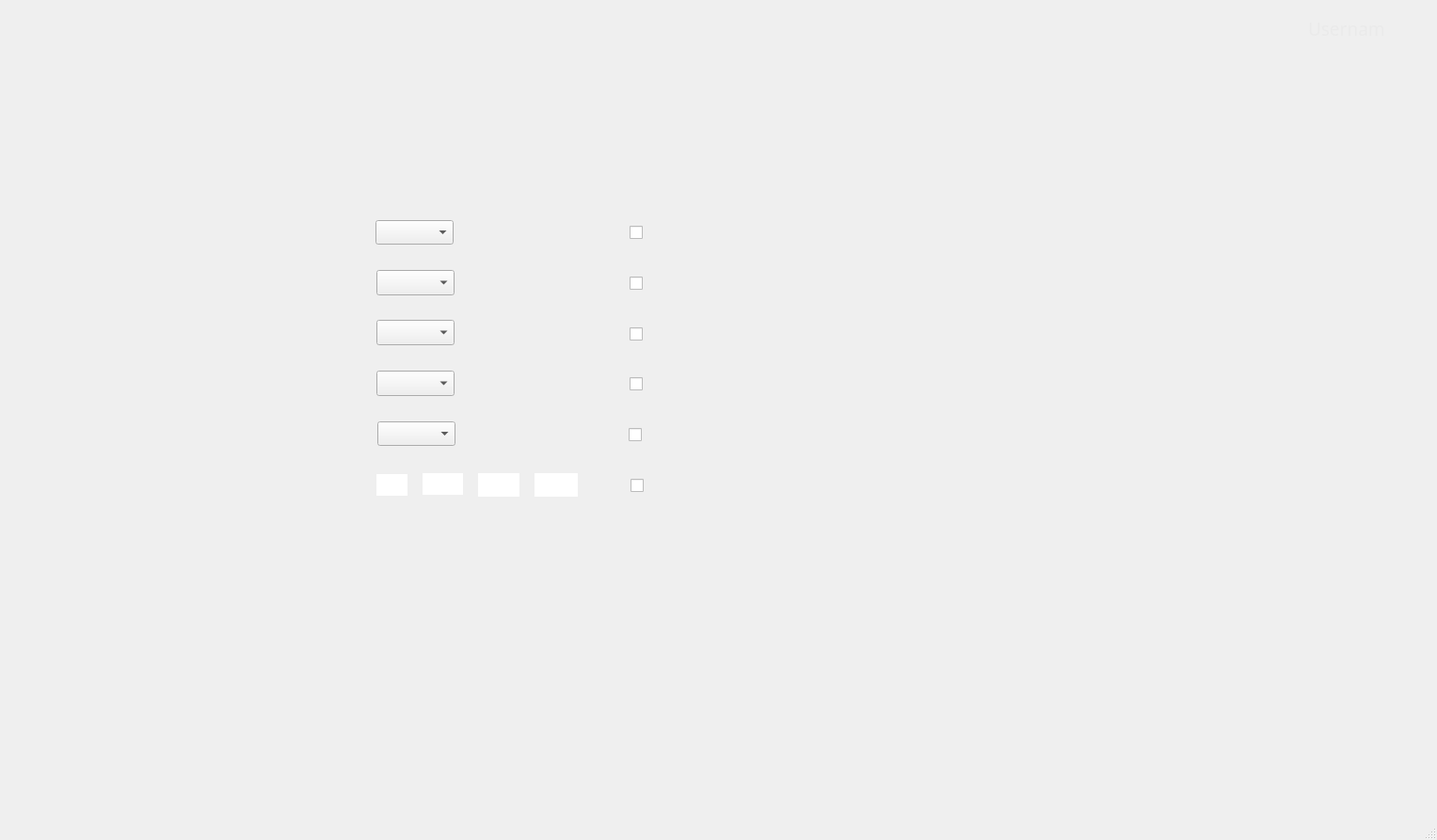
<?xml version="1.0" encoding="UTF-8"?>
<ui version="4.0">
 <class>User_RecordLookUp</class>
 <widget class="QMainWindow" name="User_RecordLookUp">
  <property name="geometry">
   <rect>
    <x>0</x>
    <y>0</y>
    <width>1527</width>
    <height>893</height>
   </rect>
  </property>
  <property name="windowTitle">
   <string>RecordLookUp</string>
  </property>
  <widget class="QWidget" name="centralwidget">
   <widget class="QFrame" name="BackgroundFrame">
    <property name="geometry">
     <rect>
      <x>0</x>
      <y>0</y>
      <width>1531</width>
      <height>881</height>
     </rect>
    </property>
    <widget class="QLabel" name="BackgroundLabel">
     <property name="geometry">
      <rect>
       <x>0</x>
       <y>0</y>
       <width>1521</width>
       <height>861</height>
      </rect>
     </property>
     <property name="text">
      <string/>
     </property>
     <property name="pixmap">
      <pixmap>Images/User/User-RecordLookUp.png</pixmap>
     </property>
     <property name="scaledContents">
      <bool>true</bool>
     </property>
    </widget>
    <widget class="QComboBox" name="CommunityFilter">
     <property name="geometry">
      <rect>
       <x>401</x>
       <y>448</y>
       <width>83</width>
       <height>26</height>
      </rect>
     </property>
     <property name="font">
      <font>
       <family>Source Sans Pro</family>
       <pointsize>12</pointsize>
      </font>
     </property>
    </widget>
    <widget class="QPushButton" name="HomeButton">
     <property name="geometry">
      <rect>
       <x>0</x>
       <y>60</y>
       <width>241</width>
       <height>51</height>
      </rect>
     </property>
     <property name="text">
      <string/>
     </property>
     <property name="flat">
      <bool>true</bool>
     </property>
    </widget>
    <widget class="QPushButton" name="GenQueriesButton">
     <property name="geometry">
      <rect>
       <x>0</x>
       <y>290</y>
       <width>241</width>
       <height>51</height>
      </rect>
     </property>
     <property name="text">
      <string/>
     </property>
     <property name="flat">
      <bool>true</bool>
     </property>
    </widget>
    <widget class="QComboBox" name="CantonFilter">
     <property name="geometry">
      <rect>
       <x>400</x>
       <y>340</y>
       <width>83</width>
       <height>27</height>
      </rect>
     </property>
     <property name="font">
      <font>
       <family>Source Sans Pro</family>
       <pointsize>12</pointsize>
      </font>
     </property>
    </widget>
    <widget class="QComboBox" name="DistrictFilter">
     <property name="geometry">
      <rect>
       <x>400</x>
       <y>394</y>
       <width>83</width>
       <height>27</height>
      </rect>
     </property>
     <property name="font">
      <font>
       <family>Source Sans Pro</family>
       <pointsize>12</pointsize>
      </font>
     </property>
    </widget>
    <widget class="QLabel" name="RecordLookUpDisplay">
     <property name="geometry">
      <rect>
       <x>710</x>
       <y>215</y>
       <width>691</width>
       <height>461</height>
      </rect>
     </property>
     <property name="font">
      <font>
       <family>Source Sans Pro</family>
       <pointsize>12</pointsize>
      </font>
     </property>
     <property name="autoFillBackground">
      <bool>false</bool>
     </property>
     <property name="text">
      <string/>
     </property>
     <property name="alignment">
      <set>Qt::AlignLeading|Qt::AlignLeft|Qt::AlignTop</set>
     </property>
    </widget>
    <widget class="QLabel" name="UsernameLabel">
     <property name="geometry">
      <rect>
       <x>1390</x>
       <y>20</y>
       <width>81</width>
       <height>21</height>
      </rect>
     </property>
     <property name="font">
      <font>
       <family>Source Sans Pro</family>
       <pointsize>14</pointsize>
      </font>
     </property>
     <property name="cursor">
      <cursorShape>BlankCursor</cursorShape>
     </property>
     <property name="autoFillBackground">
      <bool>false</bool>
     </property>
     <property name="styleSheet">
      <string notr="true">color: rgb(234, 234, 234);</string>
     </property>
     <property name="text">
      <string>Username</string>
     </property>
    </widget>
    <widget class="QPushButton" name="RecordLookUpButton">
     <property name="geometry">
      <rect>
       <x>0</x>
       <y>180</y>
       <width>241</width>
       <height>51</height>
      </rect>
     </property>
     <property name="text">
      <string/>
     </property>
     <property name="flat">
      <bool>true</bool>
     </property>
    </widget>
    <widget class="QComboBox" name="RecordTypeFilter">
     <property name="geometry">
      <rect>
       <x>400</x>
       <y>287</y>
       <width>83</width>
       <height>27</height>
      </rect>
     </property>
     <property name="font">
      <font>
       <family>Source Sans Pro</family>
       <pointsize>12</pointsize>
      </font>
     </property>
    </widget>
    <widget class="QPushButton" name="RecordLookupApply">
     <property name="geometry">
      <rect>
       <x>1274</x>
       <y>712</y>
       <width>127</width>
       <height>33</height>
      </rect>
     </property>
     <property name="text">
      <string/>
     </property>
     <property name="flat">
      <bool>true</bool>
     </property>
    </widget>
    <widget class="QComboBox" name="DateRangeFilter">
     <property name="geometry">
      <rect>
       <x>399</x>
       <y>234</y>
       <width>83</width>
       <height>26</height>
      </rect>
     </property>
     <property name="font">
      <font>
       <family>Source Sans Pro</family>
       <pointsize>12</pointsize>
      </font>
     </property>
    </widget>
    <widget class="QPushButton" name="RecordRegisterButton">
     <property name="geometry">
      <rect>
       <x>0</x>
       <y>120</y>
       <width>241</width>
       <height>51</height>
      </rect>
     </property>
     <property name="text">
      <string/>
     </property>
     <property name="flat">
      <bool>true</bool>
     </property>
    </widget>
    <widget class="QPushButton" name="PersRegisterButton">
     <property name="geometry">
      <rect>
       <x>0</x>
       <y>240</y>
       <width>241</width>
       <height>51</height>
      </rect>
     </property>
     <property name="text">
      <string/>
     </property>
     <property name="flat">
      <bool>true</bool>
     </property>
    </widget>
    <widget class="QPushButton" name="LogOutButton">
     <property name="geometry">
      <rect>
       <x>0</x>
       <y>800</y>
       <width>241</width>
       <height>51</height>
      </rect>
     </property>
     <property name="text">
      <string/>
     </property>
     <property name="flat">
      <bool>true</bool>
     </property>
    </widget>
    <widget class="QLineEdit" name="JudicialFirstNum">
     <property name="enabled">
      <bool>true</bool>
     </property>
     <property name="geometry">
      <rect>
       <x>400</x>
       <y>504</y>
       <width>33</width>
       <height>23</height>
      </rect>
     </property>
     <property name="font">
      <font>
       <family>Source Sans Pro</family>
       <pointsize>12</pointsize>
      </font>
     </property>
     <property name="cursor">
      <cursorShape>IBeamCursor</cursorShape>
     </property>
     <property name="acceptDrops">
      <bool>true</bool>
     </property>
     <property name="autoFillBackground">
      <bool>false</bool>
     </property>
     <property name="frame">
      <bool>false</bool>
     </property>
     <property name="clearButtonEnabled">
      <bool>false</bool>
     </property>
    </widget>
    <widget class="QLineEdit" name="JudicialSecNum">
     <property name="enabled">
      <bool>true</bool>
     </property>
     <property name="geometry">
      <rect>
       <x>449</x>
       <y>503</y>
       <width>43</width>
       <height>23</height>
      </rect>
     </property>
     <property name="font">
      <font>
       <family>Source Sans Pro</family>
       <pointsize>12</pointsize>
      </font>
     </property>
     <property name="cursor">
      <cursorShape>IBeamCursor</cursorShape>
     </property>
     <property name="acceptDrops">
      <bool>true</bool>
     </property>
     <property name="autoFillBackground">
      <bool>false</bool>
     </property>
     <property name="frame">
      <bool>false</bool>
     </property>
     <property name="clearButtonEnabled">
      <bool>false</bool>
     </property>
    </widget>
    <widget class="QLineEdit" name="JudicialThirdNum">
     <property name="enabled">
      <bool>true</bool>
     </property>
     <property name="geometry">
      <rect>
       <x>508</x>
       <y>503</y>
       <width>44</width>
       <height>25</height>
      </rect>
     </property>
     <property name="font">
      <font>
       <family>Source Sans Pro</family>
       <pointsize>12</pointsize>
      </font>
     </property>
     <property name="cursor">
      <cursorShape>IBeamCursor</cursorShape>
     </property>
     <property name="acceptDrops">
      <bool>true</bool>
     </property>
     <property name="autoFillBackground">
      <bool>false</bool>
     </property>
     <property name="frame">
      <bool>false</bool>
     </property>
     <property name="clearButtonEnabled">
      <bool>false</bool>
     </property>
    </widget>
    <widget class="QLineEdit" name="JudicialForthNum">
     <property name="enabled">
      <bool>true</bool>
     </property>
     <property name="geometry">
      <rect>
       <x>568</x>
       <y>503</y>
       <width>46</width>
       <height>25</height>
      </rect>
     </property>
     <property name="font">
      <font>
       <family>Source Sans Pro</family>
       <pointsize>12</pointsize>
      </font>
     </property>
     <property name="cursor">
      <cursorShape>IBeamCursor</cursorShape>
     </property>
     <property name="acceptDrops">
      <bool>true</bool>
     </property>
     <property name="autoFillBackground">
      <bool>false</bool>
     </property>
     <property name="frame">
      <bool>false</bool>
     </property>
     <property name="clearButtonEnabled">
      <bool>false</bool>
     </property>
    </widget>
    <widget class="QCheckBox" name="PreferredDateRange">
     <property name="geometry">
      <rect>
       <x>669</x>
       <y>239</y>
       <width>21</width>
       <height>16</height>
      </rect>
     </property>
     <property name="text">
      <string/>
     </property>
    </widget>
    <widget class="QCheckBox" name="PreferredRecordType">
     <property name="geometry">
      <rect>
       <x>669</x>
       <y>293</y>
       <width>21</width>
       <height>16</height>
      </rect>
     </property>
     <property name="text">
      <string/>
     </property>
    </widget>
    <widget class="QCheckBox" name="PreferredCanton">
     <property name="geometry">
      <rect>
       <x>669</x>
       <y>347</y>
       <width>21</width>
       <height>16</height>
      </rect>
     </property>
     <property name="text">
      <string/>
     </property>
    </widget>
    <widget class="QCheckBox" name="PreferredDistrict">
     <property name="geometry">
      <rect>
       <x>669</x>
       <y>400</y>
       <width>21</width>
       <height>16</height>
      </rect>
     </property>
     <property name="text">
      <string/>
     </property>
    </widget>
    <widget class="QCheckBox" name="PreferredCommunity">
     <property name="geometry">
      <rect>
       <x>668</x>
       <y>454</y>
       <width>21</width>
       <height>16</height>
      </rect>
     </property>
     <property name="text">
      <string/>
     </property>
    </widget>
    <widget class="QCheckBox" name="PreferredJudicialNum">
     <property name="geometry">
      <rect>
       <x>670</x>
       <y>508</y>
       <width>21</width>
       <height>16</height>
      </rect>
     </property>
     <property name="text">
      <string/>
     </property>
    </widget>
   </widget>
  </widget>
  <widget class="QMenuBar" name="menubar">
   <property name="geometry">
    <rect>
     <x>0</x>
     <y>0</y>
     <width>1527</width>
     <height>21</height>
    </rect>
   </property>
  </widget>
  <widget class="QStatusBar" name="statusbar"/>
 </widget>
 <resources/>
 <connections/>
</ui>
